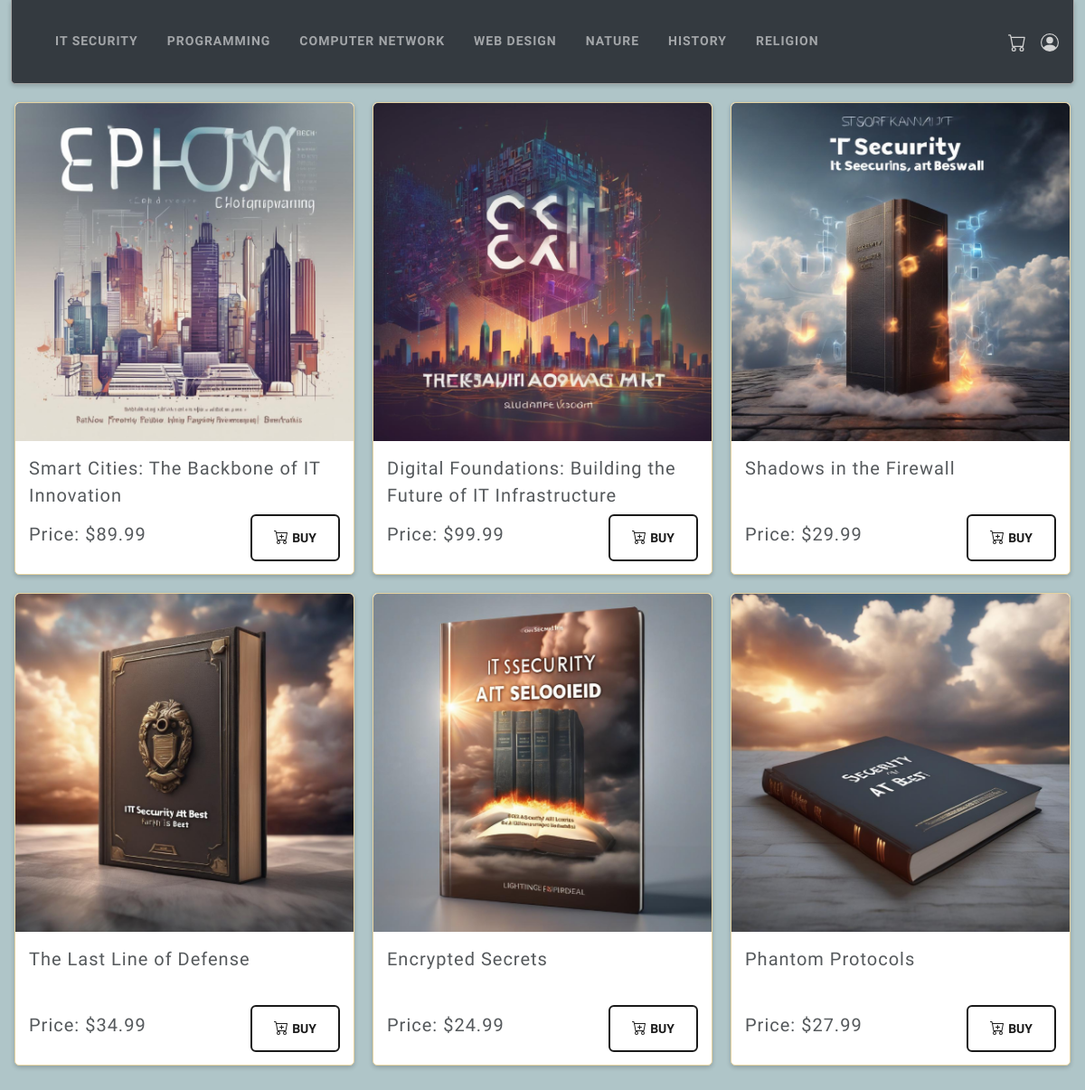
/WebServerFiles/index.php, run on the app's committed database.
### tables this page shows
CREATE TABLE `CATEGORY` (
  `CategoryID` int(11) NOT NULL,
  `CategoryName` varchar(255) NOT NULL,
  `CategoryNavOrder` int(11) DEFAULT NULL
);

CREATE TABLE `PRODUCT` (
  `ProductID` int(11) NOT NULL,
  `ProductName` varchar(100) DEFAULT NULL,
  `ProductDescription` text DEFAULT NULL,
  `ProductPrice` decimal(10,2) DEFAULT NULL,
  `CategoryID` int(11) NOT NULL
);

### WebServerFiles/database/database.php (called while the page is built)
<?php
$host = 'db_host';
$dbname = 'db_name';
$user = 'db_user';
$password = '#db_password';
?>

### WebServerFiles/class/class-shop.php (called while the page is built, shortened)
<?php
class ShopCategory
{
    private $db;
    public function __construct($host, $dbname, $user, $password)
    {
        try {
            $this->db = new PDO("mysql:host=$host;dbname=$dbname;charset=utf8", $user, $password);
            $this->db->setAttribute(PDO::ATTR_ERRMODE, PDO::ERRMODE_EXCEPTION);
        } catch (PDOException $e) {
            echo "Connection failed: " . $e->getMessage();
        }
    }
    public function getCategories()
    {
        $stmt = $this->db->query("SELECT CategoryID, CategoryName FROM CATEGORY ORDER BY CategoryNavOrder");
        return $stmt->fetchAll(PDO::FETCH_ASSOC);
    }
}
class ShopProduct
{
    private $db;
    public function __construct($host, $dbname, $user, $password)
    {
        try {
            $this->db = new PDO("mysql:host=$host;dbname=$dbname;charset=utf8", $user, $password);
            $this->db->setAttribute(PDO::ATTR_ERRMODE, PDO::ERRMODE_EXCEPTION);
        } catch (PDOException $e) {
            echo "Connection failed: " . $e->getMessage();
        }
    }
    public function getProducts($categoryId)
    {
        $stmt = $this->db->query("SELECT ProductID, ProductName, ProductDescription, ProductPrice, CategoryID FROM PRODUCT WHERE CategoryID=$categoryId");
        return $stmt->fetchAll(PDO::FETCH_ASSOC);
    }
}

### WebServerFiles/index.php (the view, shortened to what this page needs)
<?php
include 'database/database.php';
include 'class/class-shop.php';
if ($isCartEmpty = empty($_SESSION['cart'])) {
    $cartcolor = "lightgray";
} else {
    $cartcolor = "lightgreen";
}
?>
<!DOCTYPE html>
<html lang="en">
<head>
    <link rel="stylesheet" href="https://adlertz.se/shop/css/bootstrap.min.css">
    <link rel="stylesheet" href="https://cdn.jsdelivr.net/npm/bootstrap-icons@1.5.0/font/bootstrap-icons.css">
</head>
<body>
    <div class="container-fluid">
        <nav class="navbar navbar-expand-lg navbar-dark bg-dark container-fluid w-100">
            <div class="collapse navbar-collapse" id="navbarNav">
                <ul class="navbar-nav">
                    <?php
                    $categoryObj = new ShopCategory($host, $dbname, $user, $password);
                    $categories = $categoryObj->getCategories();
                    foreach ($categories as $category): ?>
                        <li class="nav-item mx-2">
                            <a class="nav-link" href="https://adlertz.se/shop/labsida.php?id=<?php echo $category['CategoryID']; ?>">
                                <?php echo htmlspecialchars($category['CategoryName']); ?>
                            </a>
                        </li>
                    <?php endforeach; ?>
                </ul>
            </div>
            <div class="mx-2" style="display: flex;">
                <div><a id="carthover" class="nav-link mx-2"><svg xmlns="http://www.w3.org/2000/svg" width="20" height="20" fill=<?php echo $cartcolor ?> class="bi bi-cart" viewBox="0 0 16 16">
                            <path d="M0 1.5A.5.5 0 0 1 .5 1H2a.5.5 0 0 1 .485.379L2.89 3H14.5a.5.5 0 0 1 .491.592l-1.5 8A.5.5 0 0 1 13 12H4a.5.5 0 0 1-.491-.408L2.01 3.607 1.61 2H.5a.5.5 0 0 1-.5-.5M3.102 4l1.313 7h8.17l1.313-7zM5 12a2 2 0 1 0 0 4 2 2 0 0 0 0-4m7 0a2 2 0 1 0 0 4 2 2 0 0 0 0-4m-7 1a1 1 0 1 1 0 2 1 1 0 0 1 0-2m7 0a1 1 0 1 1 0 2 1 1 0 0 1 0-2" />
                        </svg></a></div>
                <div></div><a class="nav-link mx-2" href="https://adlertz.se/shop/admin.php" target="_blank"></a>
            </div>
        </nav>
    </div>
    <?php
    $categoryId = isset($_GET['id']) ? $_GET['id'] : 5;
    $current_url = "https://" . $_SERVER['HTTP_HOST'] . $_SERVER['REQUEST_URI'];
    $product = new ShopProduct($host, $dbname, $user, $password);
    $products = $product->getProducts($categoryId);
    echo "<div class='allproducts'>";
    foreach ($products as $item) {
        echo "
        <div class='productbox'>
            <div class='productimage'>
                <img src='images/{$item['ProductID']}.png' alt='' />
            </div>
            <div class='producttitle'>
                <p class='lead'>{$item['ProductName']}</p>
            </div>
            <div class='productprice mt-3 d-flex justify-content-between'>
                <p class='lead'>Price: \${$item['ProductPrice']}</p>
                <form method='post' action='cart.php'>
                        <input type='hidden' name='product_id' value='{$item['ProductID']}'>
                        <input type='hidden' name='product_name' value='{$item['ProductName']}'>
                        <input type='hidden' name='product_price' value='{$item['ProductPrice']}'>
                        <input type='hidden' name='return_url' value='{$current_url}'>
                        <input type='hidden' name='return_url' value='{$current_url}'>
                        <button type='submit' class='btn btn-outline-primary rounded mb-2'>
                    <svg xmlns='http://www.w3.org/2000/svg' width='17' height='17' fill='currentColor' class='bi bi-cart-plus mb-1' viewBox='0 0 17 17'>
                        <path d='M9 5.5a.5.5 0 0 0-1 0V7H6.5a.5.5 0 0 0 0 1H8v1.5a.5.5 0 0 0 1 0V8h1.5a.5.5 0 0 0 0-1H9z'/>
                        <path d='M.5 1a.5.5 0 0 0 0 1h1.11l.401 1.607 1.498 7.985A.5.5 0 0 0 4 12h1a2 2 0 1 0 0 4 2 2 0 0 0 0-4h7a2 2 0 1 0 0 4 2 2 0 0 0 0-4h1a.5.5 0 0 0 .491-.408l1.5-8A.5.5 0 0 0 14.5 3H2.89l-.405-1.621A.5.5 0 0 0 2 1zm3.915 10L3.102 4h10.796l-1.313 7zM6 14a1 1 0 1 1-2 0 1 1 0 0 1 2 0m7 0a1 1 0 1 1-2 0 1 1 0 0 1 2 0'/>
                    </svg>
                    Buy</button>
                    </form>
            </div>
            <div class='productdescription'>
                <p>{$item['ProductDescription']}</p>
            </div>
        </div>
        ";
    }
    echo "</div>";
    ?>
</body>
</html>

### WebServerFiles/index.php (style rules this page uses)
body { background-color: #afc5c8; width: 1200px; height: 1800px; margin: 0 auto; font-family: 'Abel', sans-serif; }
.navbar { border-bottom: 0.5px solid darkgray; border-left: 0.5px solid darkgray; border-right: 0.5px solid darkgray; border-radius: 0 0 5px 5px; box-shadow: 0 2px 5px rgba(0, 0, 0, 0.2); margin-bottom: 10px; }
.allproducts { display: flex; flex-direction: row; align-items: flex-start; justify-content: center; align-items: flex-start; flex-wrap: wrap; }
.productbox { width: calc(33.0% - 20px); height: 523px; margin: 10px 10px; background-color: #ffffff; padding: 0px; border: 0.5px solid #e4d2a0; text-align: center; border-radius: 5px; box-shadow: 0 2px 5px rgba(0, 0, 0, 0.2); transition: transform 0.5s ease; }
.productimage { display: flex; justify-content: center; max-width: 100%; padding: 0px; margin: 0px; }
.productimage img { width: 100%; height: auto; border-top-left-radius: 5px; border-top-right-radius: 5px; }
.producttitle { text-align: left; padding: 15px; height: 70px; }
.productprice { display: flex; justify-content: space-between; align-items: center; padding: 15px; height: 50px; margin-top: 15px; }

### data on the page
category: CategoryName "IT SECURITY"
category: CategoryName "PROGRAMMING"
category: CategoryName "COMPUTER NETWORK"
category: CategoryName "WEB DESIGN"
category: CategoryName "NATURE"
category: CategoryName "HISTORY"
category: CategoryName "RELIGION"
product: shows a picture, ProductName "Smart Cities: The Backbone of IT Innovation", ProductPrice "89.99"
product: shows a picture, ProductName "Digital Foundations: Building the Future of IT Infrastructure", ProductPrice "99.99"
product: shows a picture, ProductName "Shadows in the Firewall", ProductPrice "29.99"
product: shows a picture, ProductName "The Last Line of Defense", ProductPrice "34.99"
product: shows a picture, ProductName "Encrypted Secrets", ProductPrice "24.99"
product: shows a picture, ProductName "Phantom Protocols", ProductPrice "27.99"
